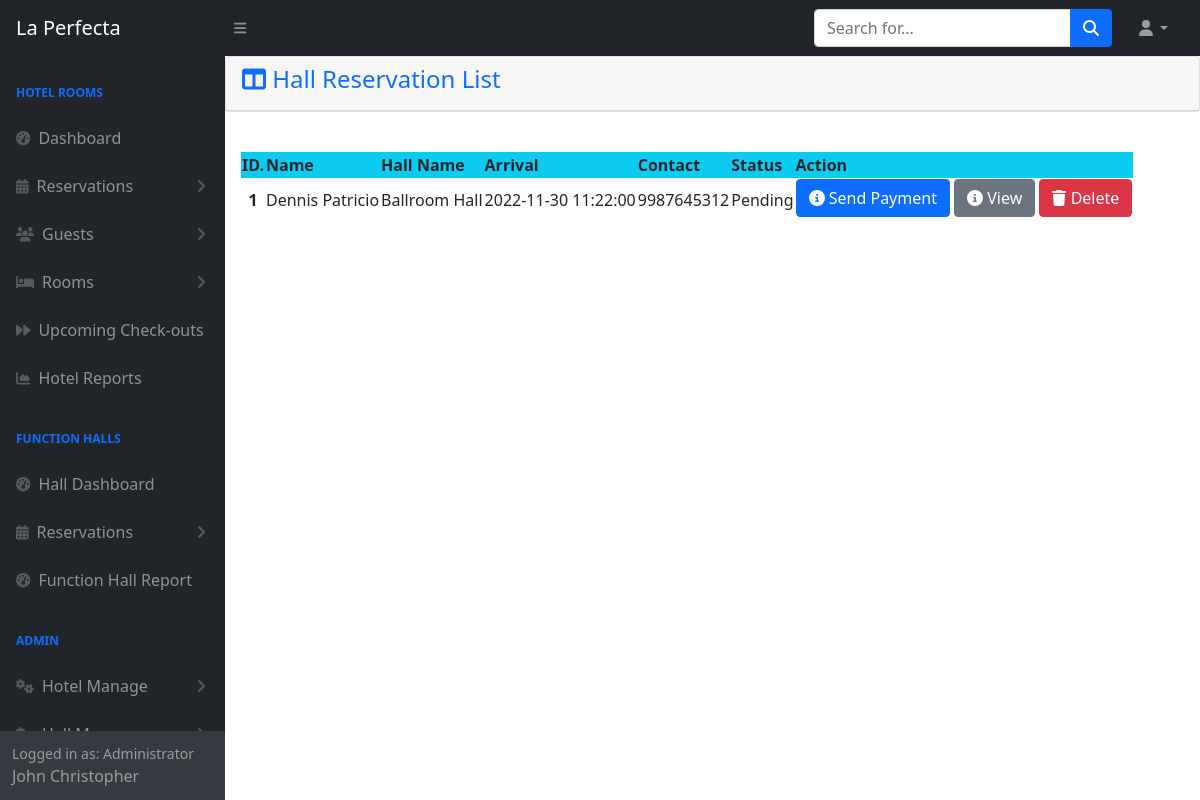
/admin/hallreservationlist.php (signed in), run on the app's committed database.
### tables this page shows
CREATE TABLE `tblhallreservation` (
  `Id` int(11) NOT NULL,
  `Code` int(20) NOT NULL,
  `TransactionDate` datetime NOT NULL DEFAULT current_timestamp(),
  `Status` varchar(25) NOT NULL,
  `GuestId` int(11) NOT NULL,
  `Arrival` datetime NOT NULL,
  `ExtraHours` int(11) NOT NULL,
  `HallId` int(11) NOT NULL,
  `HallTotal` double NOT NULL,
  `HalllPackageId` int(11) NOT NULL,
  `SoundSytem` int(11) NOT NULL,
  `FullLights` int(11) NOT NULL,
  `Projector` int(11) NOT NULL,
  `VenueBasic` int(11) NOT NULL,
  `VenueDecoration` int(11) NOT NULL,
  `VenueFull` int(11) NOT NULL,
  `StageBasic` int(11) NOT NULL,
  `StageTheme` int(11) NOT NULL,
  `MovingLights` int(11) NOT NULL,
  `FurnishedRoundTable` int(11) NOT NULL,
  `RoundTable` int(11) NOT NULL,
  `RectangularTable` int(11) NOT NULL,
  `TiffanyChair` int(11) NOT NULL,
  `RentTotal` double NOT NULL,
  `FoodPackageId` int(11) NOT NULL,
  `NumberPax` int(11) NOT NULL,
  `PricePax` double NOT NULL,
  `FoodTotal` double NOT NULL,
  `AddSeafood` int(11) NOT NULL,
  `AddPork` int(11) NOT NULL,
  `AddChicken` int(11) NOT NULL,
  `AddVegetables` int(11) NOT NULL,
  `AddTotal` double NOT NULL,
  `Lechon` int(11) NOT NULL,
  `Wine` int(11) NOT NULL,
  `OtherFood` int(11) NOT NULL,
  `CorkageTotal` double NOT NULL,
  `Remarks` varchar(225) NOT NULL,
  `Deposit` double NOT NULL,
  `Grand Total` double NOT NULL
);

CREATE TABLE `tblhall` (
  `Id` int(11) NOT NULL,
  `Name` varchar(255) NOT NULL,
  `Description` varchar(255) NOT NULL,
  `Time` int(11) NOT NULL,
  `Cost` double NOT NULL,
  `Exceeding` double NOT NULL
);

CREATE TABLE `tblguest` (
  `Id` int(11) NOT NULL,
  `FirstName` varchar(255) NOT NULL,
  `LastName` varchar(255) NOT NULL,
  `Address` varchar(255) NOT NULL,
  `BirthDay` date NOT NULL,
  `Phone` bigint(11) NOT NULL,
  `Company` varchar(255) NOT NULL,
  `CompanyAddress` varchar(255) NOT NULL,
  `Email` varchar(255) NOT NULL,
  `Password` varchar(255) NOT NULL,
  `Otp` int(11) NOT NULL,
  `Verify` int(25) NOT NULL
);

### admin/hallreservationlist.php (the view, shortened to what this page needs)
<?php
include 'themes/navbar.php';
include 'config.php';
?>
<div class="card mb-4">
  <div class="card-header text-primary">
    <h4><i class="fa-solid fa-table-columns"></i></i>
   Hall Reservation List</h4>
  </div>
</div>
  <div class="card-body">
    <table id="datatablesSimple" >
      <thead class="bg-info ">
        <tr>
          <th scope="col">ID.</th>
          <th scope="col">Name</th>
          <th scope="col">Hall Name</th>
          <th scope="col">Arrival</th>
          <th scope="col">Contact</th>
          <th scope="col">Status</th>
          <th scope="col">Action</th>
        </tr>
      </thead>
      <tbody>
        <?php
        $sql = "SELECT tblhallreservation.Id AS ReservationId, tblhallreservation.GuestId, CONCAT(tblguest.FirstName,' ', tblguest.LastName) AS GuestName, tblhall.Name, tblhallreservation.Arrival, tblguest.Phone, tblhallreservation.Status
        FROM tblhallreservation
        JOIN tblhall ON tblhallreservation.HallId = tblhall.Id
        JOIN tblguest ON tblhallreservation.GuestId = tblguest.id";
        $result = mysqli_query($conn, $sql);
        $number = 1;
        while ($row = mysqli_fetch_assoc($result)) {
        ?>
          <tr class="text-center">
            <th><?php echo $number ?></th>
            <td><?php echo $row['GuestName'] ?></td>
            <td><?php echo $row['Name'] ?></td>
            <td><?php echo $row['Arrival'] ?></td>
            <td><?php echo $row['Phone'] ?></td>
            <td><?php echo $row['Status'] ?></td>
            <td class="text-center ">
              <?php if ($row['Status'] == "Pending") {
              ?>
                 <a href="" class="btn btn-primary mb-1" data-bs-toggle="modal" data-bs-target="#exampleModal">
                <i class="fa-solid fa-circle-info"></i>
                Send Payment
              </a>
                <a href="function/hallreservation/edit.php?id=<?php echo $row['ReservationId'] ?>&guestid=<?php echo $row['GuestId'] ?>" class="btn btn-secondary mb-1">
                  <i class="fa-solid fa-circle-info"></i>
                  View
                </a>
                <a href="function/hallreservation/delete.php?Id=<?php echo $row['ReservationId'] ?> & Name=<?php echo $row['GuestName'] ?>" class="btn btn-danger mb-1"><i class="fa-solid fa-trash "></i>
                  Delete
                </a>
              <?php } ?>
            </td>
          </tr>
        <?php
          $number++;
        }
        ?>
      </tbody>
    </table>
  </div>
<?php include 'themes/footer.php'; ?>

### data on the page
tblhallreservation: GuestName "Dennis Patricio", HallId.Name "Ballroom Hall", Arrival "2022-11-30 11:22:00", GuestId.Phone "9987645312", Status "Pending"

### other printed values
$_SESSION['role'] "Administrator"
$_SESSION['admin'] "John Christopher"
